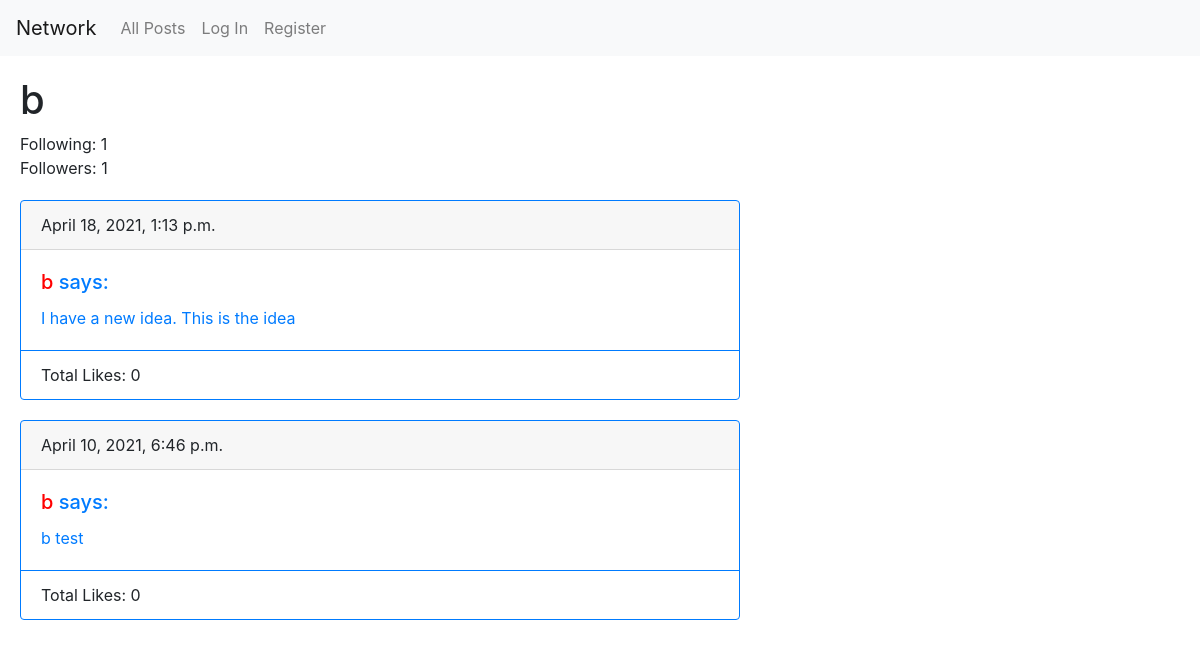
The app's page /profile/b, older data.
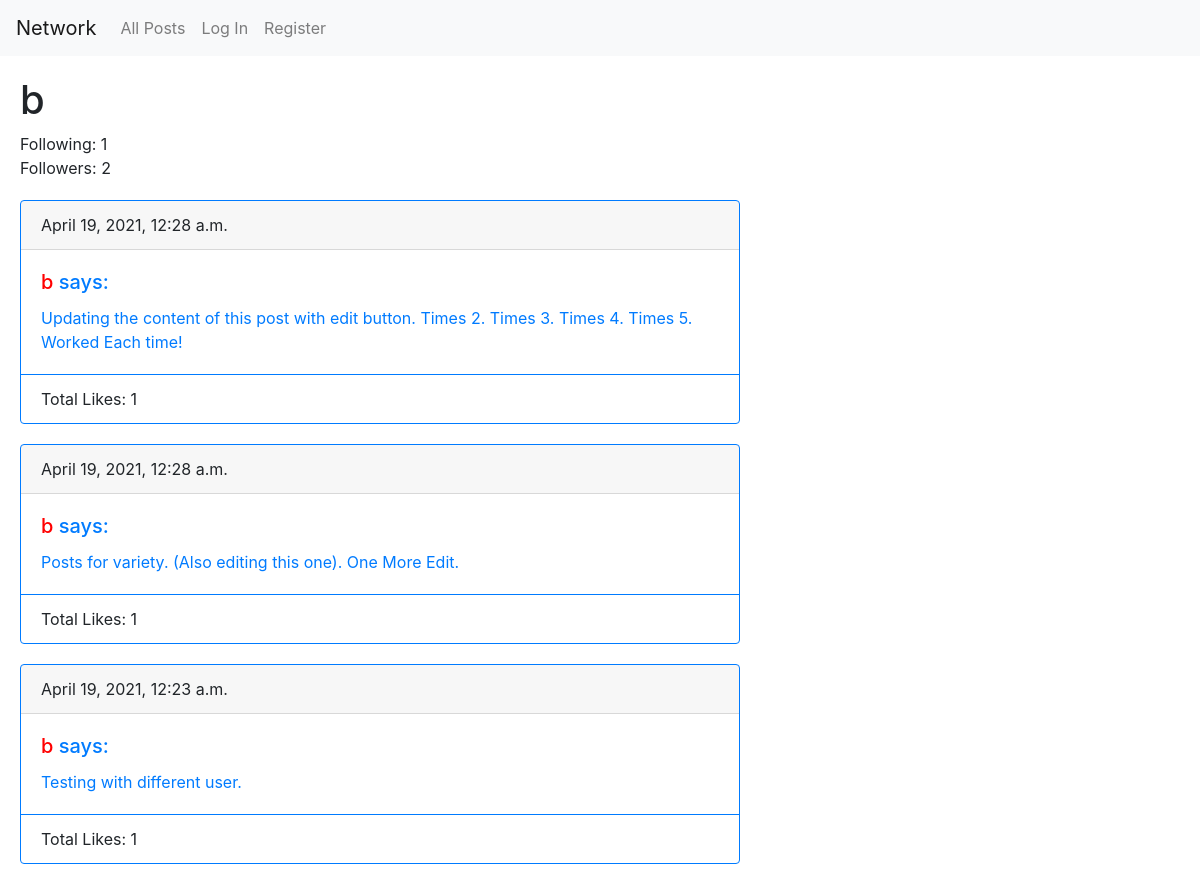
The same page, newer data.
### network/models.py (models this page shows, shortened)
class User(AbstractUser):
    following = models.ManyToManyField(
        'self',
        blank=True,
        symmetrical=False
    )

class Post(models.Model):
    author = models.ForeignKey(
        User,
        null=True,
        on_delete=models.CASCADE,
        related_name="author"
    )
    timestamp = models.DateTimeField(
        auto_now_add=True
    )
    content = models.CharField(
        max_length=1000,
        blank=False
    )
    likes = models.IntegerField(
        default=0,
        validators=[MinValueValidator(0)]
    )
    liked_by = models.ManyToManyField(
        User,
        blank=True,
        related_name="liked_by",
    )

### network/views.py (the view)
# urls.py: path("profile/<str:username>", views.profile, name="profile"),
def profile(request, username):
    try:
        profile = User.objects.get(username__iexact=username)
    except ObjectDoesNotExist:
        profile = None
        return render(request, "network/profile.html", {"profile": profile})
    followers = User.objects.filter(following=profile.id)
    posts = Post.objects.filter(author=profile).order_by('-timestamp')
    paginator = Paginator(posts, 10)
    page_number = request.GET.get('page')
    page_object = paginator.get_page(page_number)
    return render(request, "network/profile.html", {
        "profile": profile, "followers": followers, "posts": page_object
        })

### network/templates/network/profile.html (shortened to what this page needs)
{% extends "network/layout.html" %}
{% block body %}
    {% if profile %}
        <div class="posts">
            <h1> {{ profile.username }} </h1>
            <div class="following">Following: {{ profile.following.count }}</div>
            <div class="followers">Followers: {{ followers.count }} </div>
        </div>
        {% include "network/post_layout.html" %}
    {% else %}
        Profile doesn't exist!
    {% endif %}
{% endblock %}

### network/templates/network/layout.html (shortened to what this page needs)
{% load static %}
<!DOCTYPE html>
<html lang="en">
    <head>
        <link rel="stylesheet" href="https://stackpath.bootstrapcdn.com/bootstrap/4.4.1/css/bootstrap.min.css">
        <link href="{% static 'network/styles.css' %}" rel="stylesheet">
    </head>
    <body>
        <nav class="navbar navbar-expand-lg navbar-light bg-light">
            <a class="navbar-brand" href="{% url 'index' %}">Network</a>
            <div>
              <ul class="navbar-nav mr-auto">
                <li class="nav-item">
                  <a class="nav-link" href="{% url 'index' %}">All Posts</a>
                </li>
                {% if user.is_authenticated %}
                    <li class="nav-item">
                        <a class="nav-link" href="{% url 'following' %}">Following</a>
                    </li>
                    <li class="nav-item">
                        <a class="nav-link" href="{% url 'logout' %}">Log Out</a>
                    </li>
                {% else %}
                    <li class="nav-item">
                        <a class="nav-link" href="{% url 'login' %}">Log In</a>
                    </li>
                    <li class="nav-item">
                        <a class="nav-link" href="{% url 'register' %}">Register</a>
                    </li>
                {% endif %}
              </ul>
            </div>
          </nav>
        <div class="body">
            {% block body %}
            {% endblock %}
        </div>
    </body>
</html>

### network/templates/network/post_layout.html (shortened to what this page needs)
    {% if not posts %}
        <div class="posts">
            No posts found :(
        </div>
    {% else %}
        {% for post in posts %}
            <div class="posts card border-primary" style="max-width: 45rem;">
                <div class="card-header">{{ post.timestamp }}</div>
                <div class="card-body text-primary">
                    <h5 class="card-title">
                        <a class="user-link" href="{% url 'profile' post.author.username %}">{{ post.author.username }} </a> says:
                    </h5>
                    <p class="card-text" id="post-{{ post.id }}" data-post-id={{ post.id }}> {{ post.content }} </p>
                </div>
                <div class="card-footer bg-transparent border-primary">
                    <span id="total-{{post.id}}" class="like"> Total Likes: {{ post.likes }} </span>
                </div>
            </div>
        {% endfor %}
    {% endif %}

### network/static/network/styles.css (style rules this page uses)
.posts { margin: 20px; }
.user-link { color: red; }

Row changes from the older to the newer data that the page shows:
removed Post: timestamp "April 18, 2021, 1:13 p.m.", author.username "b", content "I have a new idea. This is the idea", likes "0"
now on this page (row edited): Post: timestamp "April 19, 2021, 12:28 a.m.", author.username "b", content "Updating the content of this post with edit button. Times 2. Times 3. Times 4. Times 5. Worked Each time!", likes "1"
now on this page (row edited): Post: timestamp "April 19, 2021, 12:28 a.m.", author.username "b", content "Posts for variety. (Also editing this one). One More Edit.", likes "1"
changed Post: timestamp "April 10, 2021, 6:46 p.m." → "April 19, 2021, 12:23 a.m."; content "b test" → "Testing with different user."; likes "0" → "1"
Text that changed along with them:
{{ followers.count }}: "1" → "2"
